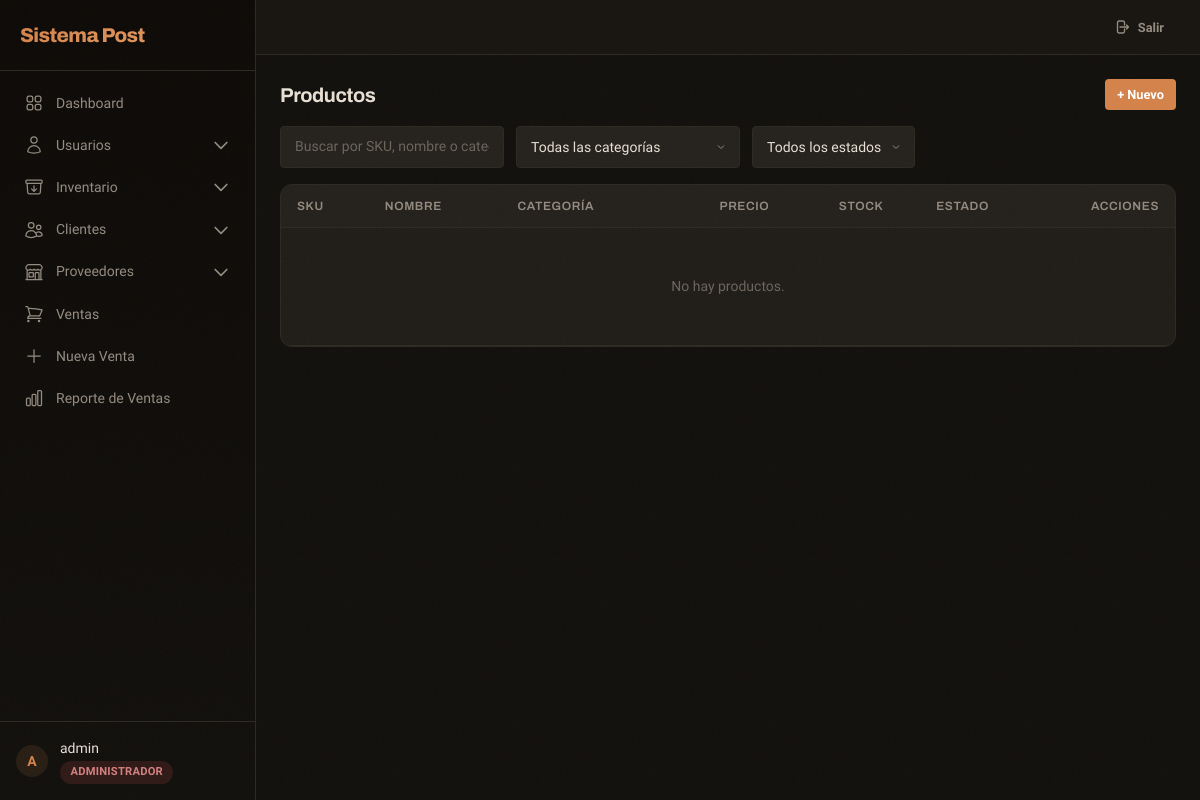
/inventory/products/ (signed in), run on the app's committed database.
### apps/accounts/models.py (models this page shows, shortened)
class User(AbstractUser):
    class Role(models.TextChoices):
        ADMIN = 'admin', 'Administrador'
        SUPERVISOR = 'supervisor', 'Supervisor'
        USER = 'user', 'Usuario'
    role = models.CharField(
        max_length=20,
        choices=Role.choices,
        default=Role.USER,
        verbose_name='Rol'
    )
    phone = models.CharField(max_length=20, blank=True, verbose_name='Teléfono')
    class Meta:
        verbose_name = 'Usuario'
        verbose_name_plural = 'Usuarios'
    def is_admin(self):
        return self.role == self.Role.ADMIN or self.is_superuser
    def can_update(self):
        return self.role in [self.Role.ADMIN, self.Role.SUPERVISOR] or self.is_superuser

### apps/inventory/views.py (the view)
# urls.py: path('products/', views.product_list, name='product_list'),
@login_required
def product_list(request):
    products = Product.objects.select_related('category').all().order_by('name')
    categories = Category.objects.all().order_by('name')
    paginator = Paginator(products, 6)
    page = request.GET.get('page', 1)
    products_page = paginator.get_page(page)
    return render(request, 'inventory/product_list.html', {'products': products_page, 'categories': categories, 'page_obj': products_page})

### templates/inventory/product_list.html (shortened to what this page needs)
{% extends 'layouts/base.html' %}
{% load currency_tags %}
{% block content %}
<div x-data="productFilters()" x-init="filter()" class="animate-fade-in-up">
    <div class="flex flex-col sm:flex-row justify-between items-start sm:items-center gap-4 mb-4 stagger">
        <h1 class="text-xl font-[var(--font-heading)] font-bold">Productos</h1>
        {% if user.can_update %}
        <a href="{% url 'inventory:product_create' %}" class="btn btn-primary btn-sm">+ Nuevo</a>
        {% endif %}
    </div>
    <div class="flex flex-wrap gap-3 mb-4">
        <input type="text" x-model="q" @input.debounce.300ms="filter" placeholder="Buscar por SKU, nombre o categoría..."
            class="form-input w-full sm:w-56">
        <select x-model="category" @change="filter" class="form-input w-auto min-w-[150px] text-sm">
            <option value="">Todas las categorías</option>
        </select>
        <select x-model="is_active" @change="filter" class="form-input w-auto min-w-[130px] text-sm">
            <option value="">Todos los estados</option>
        </select>
    </div>
    <div class="table-container stagger">
        <table>
            <thead>
                <tr>
                    <th>SKU</th>
                    <th>Nombre</th>
                    <th class="hidden md:table-cell">Categoría</th>
                    <th class="text-right">Precio</th>
                    <th class="text-right">Stock</th>
                    <th class="text-center hidden sm:table-cell">Estado</th>
                    <th class="text-right">Acciones</th>
                </tr>
            </thead>
            <tbody>
                <tr x-show="products.length === 0 && !loading">
                    <td colspan="7" class="empty-state">No hay productos.</td>
                </tr>
            </tbody>
        </table>
    </div>
</div>
{% endblock %}

### templates/layouts/base.html (shortened to what this page needs)
<!DOCTYPE html>
<html lang="es">
<head>
    <script src="https://cdn.tailwindcss.com"></script>
    <link rel="stylesheet" href="/static/css/app.css">
</head>
<body>
    <div x-data="{ sidebarOpen: false }" class="flex h-screen overflow-hidden">
        {% if user.is_authenticated %}
        <div :class="{'translate-x-0': sidebarOpen, '-translate-x-full': !sidebarOpen}" class="sidebar fixed inset-y-0 left-0 z-30 w-64 transition-transform duration-300 ease-in-out lg:translate-x-0 lg:static lg:inset-auto lg:z-auto overflow-y-auto flex flex-col">
            <div class="flex items-center justify-between p-5 border-b border-[var(--border-color)]">
                <span class="sidebar-brand">Sistema Post</span>
            </div>
            <nav class="mt-3 px-3 space-y-0.5 flex-1 overflow-y-auto">
                <a href="{% url 'core:dashboard' %}" class="sidebar-link {% if request.resolver_match.url_name == 'dashboard' %}active{% endif %}">
                    Dashboard
                </a>
                {% if user.is_admin %}
                <div x-data="{ open: false }" class="space-y-0.5">
                    <button @click="open = !open" class="sidebar-link w-full text-left">
                        <svg viewBox="0 0 24 24" fill="none" stroke="currentColor" stroke-width="1.5"><path stroke-linecap="round" stroke-linejoin="round" d="M15.75 6a3.75 3.75 0 11-7.5 0 3.75 3.75 0 017.5 0zM4.501 20.118a7.5 7.5 0 0114.998 0A17.933 17.933 0 0112 21.75c-2.676 0-5.216-.584-7.499-1.632z"/></svg>
                        Usuarios
                        <svg :class="{'rotate-180': open}" class="w-3.5 h-3.5 ml-auto transition-transform" fill="none" stroke="currentColor" viewBox="0 0 24 24"><path stroke-linecap="round" stroke-linejoin="round" stroke-width="2" d="M19 9l-7 7-7-7"></path></svg>
                    </button>
                </div>
                {% endif %}
                <div x-data="{ open: false }" class="space-y-0.5">
                    <button @click="open = !open" class="sidebar-link w-full text-left">
                        Inventario
                        <svg :class="{'rotate-180': open}" class="w-3.5 h-3.5 ml-auto transition-transform" fill="none" stroke="currentColor" viewBox="0 0 24 24"><path stroke-linecap="round" stroke-linejoin="round" stroke-width="2" d="M19 9l-7 7-7-7"></path></svg>
                    </button>
                </div>
                <div x-data="{ open: false }" class="space-y-0.5">
                    <button @click="open = !open" class="sidebar-link w-full text-left">
                        Clientes
                        <svg :class="{'rotate-180': open}" class="w-3.5 h-3.5 ml-auto transition-transform" fill="none" stroke="currentColor" viewBox="0 0 24 24"><path stroke-linecap="round" stroke-linejoin="round" stroke-width="2" d="M19 9l-7 7-7-7"></path></svg>
                    </button>
                </div>
                <div x-data="{ open: false }" class="space-y-0.5">
                    <button @click="open = !open" class="sidebar-link w-full text-left">
                        Proveedores
                        <svg :class="{'rotate-180': open}" class="w-3.5 h-3.5 ml-auto transition-transform" fill="none" stroke="currentColor" viewBox="0 0 24 24"><path stroke-linecap="round" stroke-linejoin="round" stroke-width="2" d="M19 9l-7 7-7-7"></path></svg>
                    </button>
                </div>
                <a href="{% url 'sales:sale_list' %}" class="sidebar-link {% if 'sales' in request.resolver_match.view_name and 'sale_list' in request.resolver_match.url_name %}active{% endif %}">
                    Ventas
                </a>
                <a href="{% url 'sales:sale_new' %}" class="sidebar-link">
                    <svg viewBox="0 0 24 24" fill="none" stroke="currentColor" stroke-width="1.5"><path stroke-linecap="round" stroke-linejoin="round" d="M12 4.5v15m7.5-7.5h-15"/></svg>
                    Nueva Venta
                </a>
                <a href="{% url 'reports:view' %}" class="sidebar-link">
                    Reporte de Ventas
                </a>
            </nav>
            <div class="p-4 border-t border-[var(--border-color)]">
                <div class="flex items-center gap-3">
                    <div class="w-8 h-8 rounded-full bg-[var(--accent-light)] flex items-center justify-center text-[var(--accent)] font-bold text-sm font-[var(--font-heading)]">
                        {{ user.get_full_name|default:user.username|first|upper }}
                    </div>
                    <div class="flex-1 min-w-0">
                        <p class="text-sm font-medium text-[var(--text-primary)] truncate">{{ user.get_full_name|default:user.username }}</p>
                        <span class="badge
                            {% if user.role == 'admin' %}badge-red role-admin
                            {% elif user.role == 'supervisor' %}badge-amber
                            {% else %}badge-blue{% endif %}">
                            {{ user.get_role_display }}
                        </span>
                    </div>
                </div>
            </div>
        </div>
        {% endif %}
        <div class="flex-1 flex flex-col overflow-hidden">
            {% if user.is_authenticated %}
            <header class="header no-print px-4 lg:px-6 py-3 flex items-center justify-between lg:justify-end">
                <a href="{% url 'accounts:logout' %}" class="btn btn-ghost btn-sm">
                    <svg class="w-4 h-4" fill="none" stroke="currentColor" viewBox="0 0 24 24"><path stroke-linecap="round" stroke-linejoin="round" stroke-width="2" d="M15.75 9V5.25A2.25 2.25 0 0013.5 3h-6a2.25 2.25 0 00-2.25 2.25v13.5A2.25 2.25 0 007.5 21h6a2.25 2.25 0 002.25-2.25V15m3 0l3-3m0 0l-3-3m3 3H9"/></svg>
                    Salir
                </a>
            </header>
            {% endif %}
            <main class="flex-1 overflow-y-auto {% if user.is_authenticated %}p-4 md:p-6{% else %}flex items-center justify-center{% endif %}">
                <div class="max-w-7xl mx-auto">
                    {% block content %}{% endblock %}
                </div>
            </main>
        </div>
    </div>
</body>
</html>

### data on the page
User: get_full_name|first "A", get_full_name "admin", role "ADMINISTRADOR"
